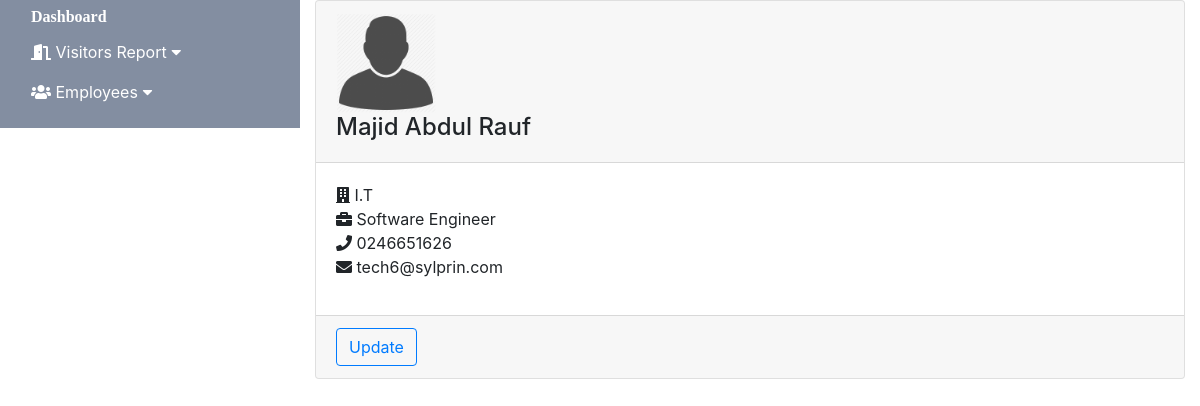
Screenshot of /logapp/employee/3 with the database file from the repository.
### logapp/models.py (models this page shows, shortened)
class Employee(models.Model):
    first_name=models.CharField(max_length=50)
    last_name=models.CharField(max_length=50)
    picture=models.CharField(max_length=40)
    department=models.CharField(max_length=50)
    role=models.CharField(max_length=50)
    email=models.EmailField(max_length=80)
    phone=models.CharField(max_length=15)

### logapp/views.py (the view)
# urls.py: path('employee/<int:pk>',views.EmployeeDetailView.as_view(),name='employee_detail'),
class EmployeeDetailView(generic.DetailView):
    model=Employee
    template_name='logapp/employees/employee_detail.html'

### logapp/templates/logapp/employees/employee_detail.html
{% extends "base_generic.html" %}
{% block content %}
<div class="card">
        <div class="card-header">
            <div class="pic_l">{% load static %}
                <img  src="{% static 'img/pic.png' %}" />
            </div>
            <h4> {{ employee.first_name }}  {{ employee.last_name}}</h4>
        </div>
        <div class="card-body">
            <div class="row">
                        <div class="col">
                            <div class="row">
                                <ul class="list-unstyled col">
                                    <li><i class="fa fa-building"></i> {{ employee.department }}</li>
                                    <li><i class="fa fa-briefcase"></i> {{ employee.role }}</li>
                                    <li><i class="fa fa-phone"> </i> {{ employee.phone}} </li>
                                    <li><i class="fa fa-envelope"> </i> {{ employee.email}} </li>
                                </ul>
                            </div>
                        </div>
            </div>
        </div>
        <div class="card-footer">
            <a  class="btn btn-outline-primary" href="#" >Update</a>
        </div>
    </div>
{% endblock %}

### logapp/static/css/style.css (style rules this page uses)
.pic_l { width: 100px; height: 100px; overflow: hidden; }
.pic img, .pic_l img { object-fit: cover; width: 100%; height: 100%; }

### rows the page displays
Employee: first_name "Majid", last_name "Abdul Rauf", department "I.T", role "Software Engineer", phone "0246651626", email "tech6@sylprin.com"
